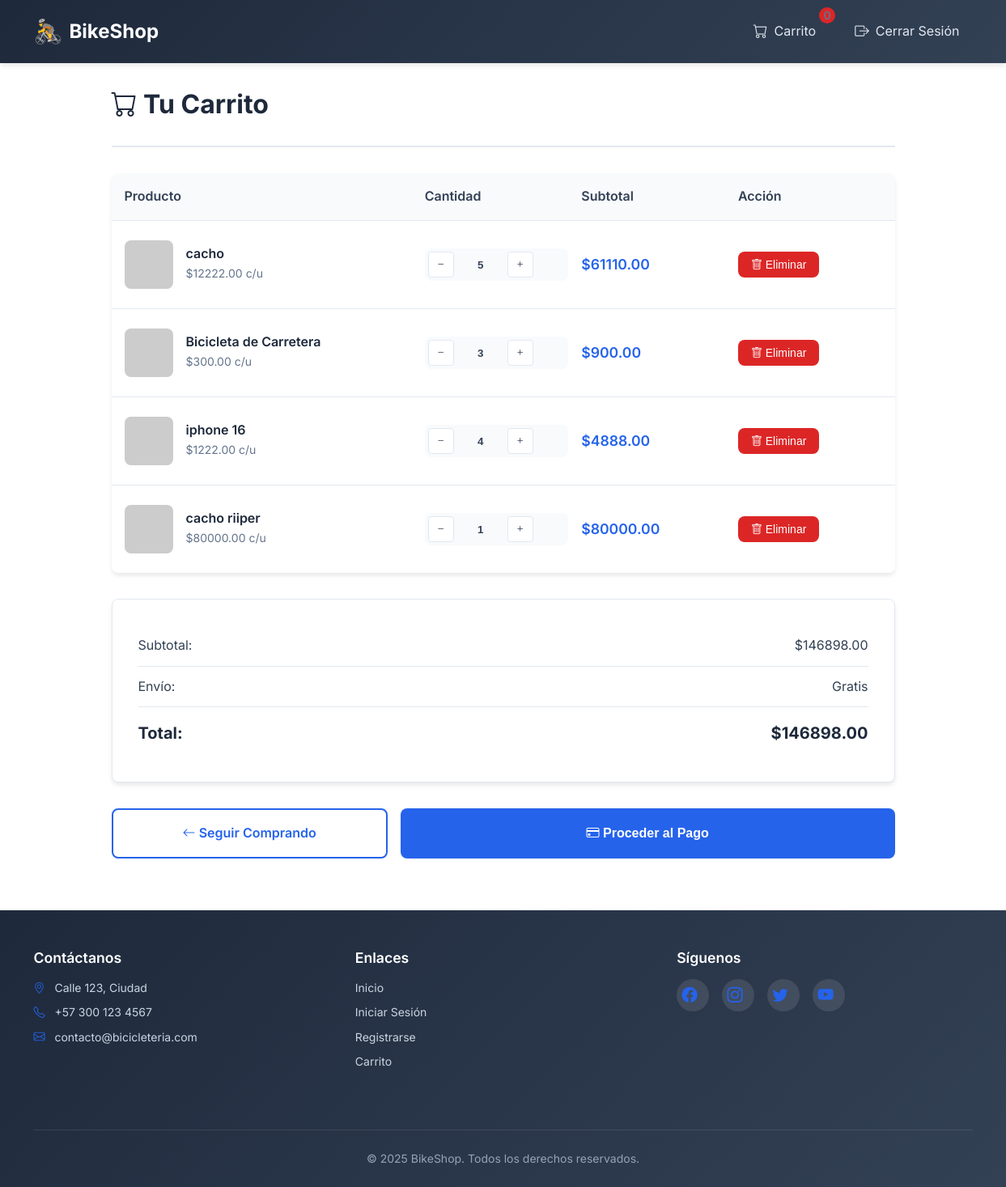
/cart/cart (signed in), run on the app's committed database.
### models/product.py (models this page shows, shortened)
class Product(db.Model):
    __tablename__ = 'productos'
    id = db.Column(db.Integer, primary_key=True)
    nombre = db.Column(db.String(100), nullable=False)
    descripcion = db.Column(db.String(255))
    precio = db.Column(db.Float, nullable=False)
    stock = db.Column(db.Integer, nullable=False)
    url_imagen = db.Column(db.String(255))
    subcategoria_id = db.Column(db.Integer, db.ForeignKey('subcategorias.id'), nullable=False)
    subcategoria = db.relationship('Subcategoria', back_populates='productos')

### routes/cart.py (the view)
@cart_bp.route('/cart')
@login_required
def cart():
    cart_items = Cart.query.filter_by(user_id=current_user.id).all()
    products_in_cart = []
    total = 0
    for item in cart_items:
        product = Product.query.get(item.product_id)
        if product:
            products_in_cart.append({
                'id': item.id,  # ID del ítem del carrito
                'product': product,
                'quantity': item.quantity,
                'subtotal': product.precio * item.quantity
            })
            total += product.precio * item.quantity
    return render_template('carrito.html', cart_items=products_in_cart, total=total)

### app.py (called while the page is built)
@login_manager.user_loader
def load_user(user_id):
    return db.session.get(User, int(user_id))

### templates/carrito.html (shortened to what this page needs)
{% extends 'base.html' %}
{% block content %}
<div class="cart-container">
    <div class="cart-header">
        <h2 class="cart-title">
            <i class="bi bi-cart"></i> Tu Carrito
        </h2>
        {% if cart_items %}
            <div class="cart-count">{{ cart_items|length }} productos</div>
        {% endif %}
    </div>
    {% if cart_items %}
        <div class="cart-table">
            <div class="cart-table-header">
                <div class="cart-table-header-row">
                    <div>Producto</div>
                    <div>Cantidad</div>
                    <div>Subtotal</div>
                    <div>Acción</div>
                </div>
            </div>
            {% for item in cart_items %}
                <div class="cart-item">
                    <div class="cart-item-row">
                        <div class="cart-item-product">
                            {% if item.product.url_imagen %}
                                <img src="{{ item.product.url_imagen }}" class="cart-item-image" alt="{{ item.product.nombre }}">
                            {% else %}
                                <img src="/static/images/placeholder.png" class="cart-item-image" alt="Sin imagen">
                            {% endif %}
                            <div class="cart-item-info">
                                <h4>{{ item.product.nombre }}</h4>
                                <p>${{ "%.2f"|format(item.product.precio) }} c/u</p>
                            </div>
                        </div>
                        <div class="quantity-controls">
                            <button type="button" class="quantity-btn decrease-quantity-btn" data-cart-item-id="{{ item.id }}">
                                <i class="bi bi-dash"></i>
                            </button>
                            <input type="text" class="quantity-input" value="{{ item.quantity }}" readonly>
                            <button type="button" class="quantity-btn increase-quantity-btn" data-cart-item-id="{{ item.id }}">
                                <i class="bi bi-plus"></i>
                            </button>
                        </div>
                        <div class="cart-item-price">
                            ${{ "%.2f"|format(item.subtotal) }}
                        </div>
                        <div>
                            <button type="button" class="remove-btn" data-cart-item-id="{{ item.id }}">
                                <i class="bi bi-trash"></i> Eliminar
                            </button>
                        </div>
                    </div>
                </div>
            {% endfor %}
        </div>
        <div class="cart-summary">
            <div class="cart-summary-row">
                <span>Subtotal:</span>
                <span>${{ "%.2f"|format(total) }}</span>
            </div>
            <div class="cart-summary-row">
                <span>Envío:</span>
                <span>Gratis</span>
            </div>
            <div class="cart-summary-row">
                <span>Total:</span>
                <span>${{ "%.2f"|format(total) }}</span>
            </div>
        </div>
        <div class="cart-actions">
            <a href="{{ url_for('index') }}" class="continue-shopping">
                <i class="bi bi-arrow-left"></i> Seguir Comprando
            </a>
            <button type="button" class="checkout-btn">
                <i class="bi bi-credit-card"></i> Proceder al Pago
            </button>
        </div>
    {% endif %}
</div>
{% endblock %}

### static/css/main.css (style rules this page uses)
:root { --primary-color: #2563eb; --primary-hover: #1d4ed8; --secondary-color: #64748b; --success-color: #059669; --danger-color: #dc2626; --warning-color: #d97706; --dark-color: #1e293b; --light-color: #f8fafc; --border-color: #e2e8f0; --text-color: #334155; --text-muted: #64748b; --shadow: 0 4px 6px -1px rgba(0, 0, 0, 0.1); --shadow-lg: 0 10px 15px -3px rgba(0, 0, 0, 0.1); --border-radius: 8px; --transition: all 0.3s ease; }
* { margin: 0; padding: 0; box-sizing: border-box; }
body { font-family: 'Inter', -apple-system, BlinkMacSystemFont, 'Segoe UI', Roboto, sans-serif; line-height: 1.6; color: var(--text-color); background-color: #ffffff; }
h1, h2, h3, h4, h5, h6 { font-weight: 600; line-height: 1.2; margin-bottom: 1rem; }
h2 { font-size: 2rem; }
p { margin-bottom: 1rem; }
a { color: var(--primary-color); text-decoration: none; transition: var(--transition); }

### static/css/header.css (style rules this page uses)
.cart-count { position: absolute; top: -8px; right: -8px; background-color: var(--danger-color); color: white; border-radius: 50%; width: 20px; height: 20px; display: flex; align-items: center; justify-content: center; font-size: 0.75rem; font-weight: 600; }

### data on the page
Product: product.nombre "cacho", product.precio "12222.00"
Product: product.nombre "Bicicleta de Carretera", product.precio "300.00"
Product: product.nombre "iphone 16", product.precio "1222.00"
Product: product.nombre "cacho riiper", product.precio "80000.00"

### other printed values
{{ "%.2f"|format(item.subtotal) }} "61110.00" "900.00" "4888.00" "80000.00"
{{ "%.2f"|format(total) }} "146898.00"
